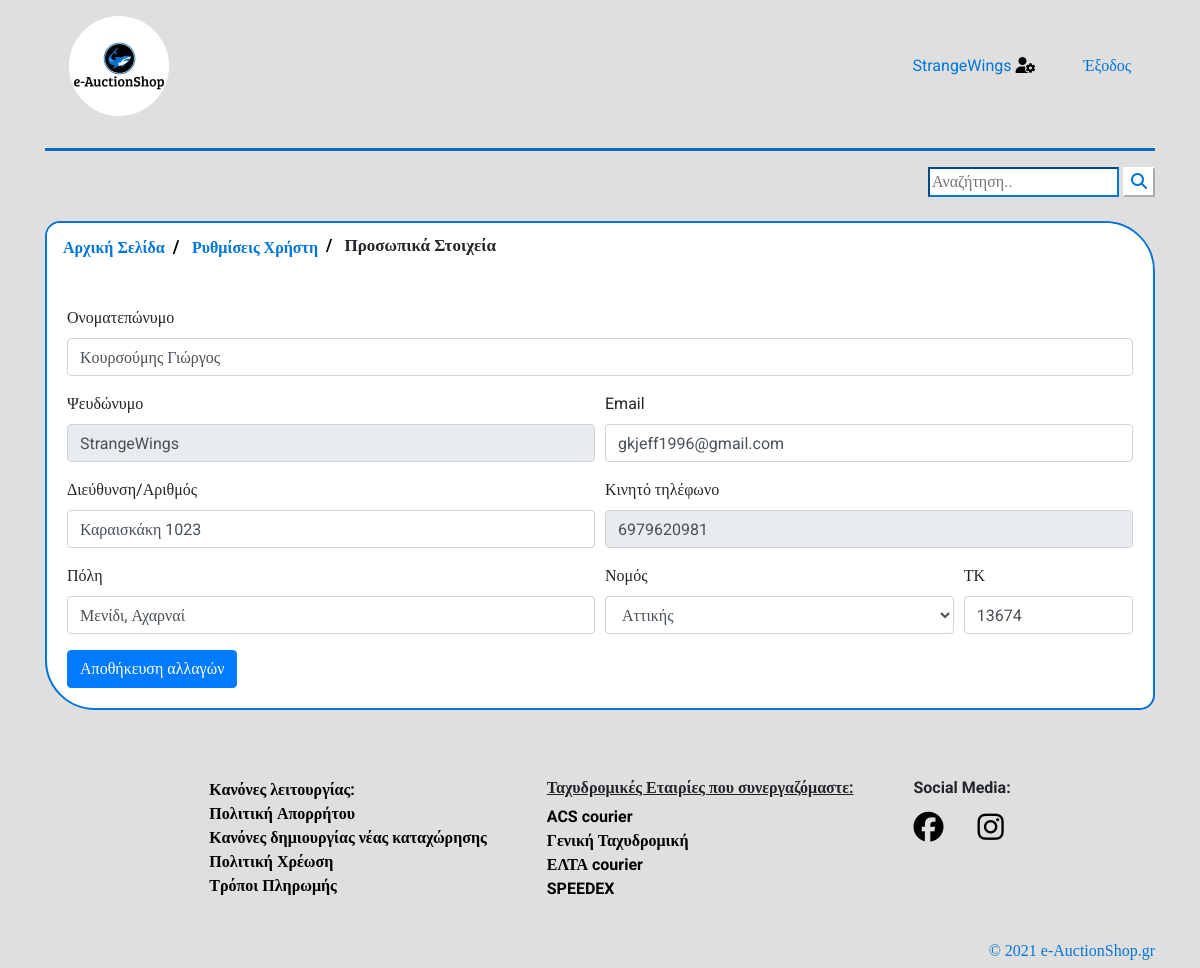
The app's page /personal_info_settings.php (signed in) with its own data.
### tables this page shows
CREATE TABLE IF NOT EXISTS `user_info` (
  `uuid` int(11) NOT NULL AUTO_INCREMENT,
  `username` varchar(255) NOT NULL,
  `email` varchar(255) NOT NULL,
  `pw` varchar(255) NOT NULL,
  `full_name` varchar(255) NOT NULL,
  `address_numb` varchar(255) NOT NULL,
  `phone` varchar(255) NOT NULL,
  `city` varchar(255) NOT NULL,
  `district` varchar(255) NOT NULL,
  `TK` varchar(255) NOT NULL,
  `registration_date` varchar(255) NOT NULL,
  PRIMARY KEY (`uuid`),
  UNIQUE KEY `uuid` (`uuid`)
);

### uuid_search.php (called while the page is built, shortened)
<?php
    require 'db_connection.php';
    if (isset($_SESSION['username'])) {
        $search_id = ("SELECT uuid FROM user_info WHERE username = '".$_SESSION['username']."'");
        $result_id = mysqli_query($connection, $search_id);
        $row_id = mysqli_fetch_assoc($result_id);
        $str_id = $row_id['uuid'];
        $uuid = (int)$str_id;
    }
?>

### personal_info_settings.php (the view, shortened to what this page needs)
<!DOCTYPE html>
<html lang='en'>
<head>
    <link rel='stylesheet' href='https://maxcdn.bootstrapcdn.com/bootstrap/4.5.2/css/bootstrap.min.css'>
    <link href='style.css' type='text/css' rel='stylesheet'>
    <link rel='stylesheet' href='//use.fontawesome.com/releases/v5.0.7/css/all.css'>
</head>
<body>
<?php
    require 'header_loggedin.php';
    require 'uuid_search.php';
?>
<?php
$search_info = "SELECT * FROM user_info WHERE uuid='$uuid'";
$history_result = mysqli_query($connection, $search_info);
$row = mysqli_fetch_assoc($history_result);
echo "
<div class='container mt-4'>
<div class='generalContainer roundedForms'>
<ul class='breadcrumb'>
    <li><a href='index.php' class='category-links'>Αρχική Σελίδα</a></li>
    <li><a href='user_settings.php' class='category-links'>Ρυθμίσεις Χρήστη</a></li>
    <li style='font-size:17px;'><b>Προσωπικά Στοιχεία</b></li>
</ul>
<form name='personalInfo_form' id='personalInfo_form' action='changeInfo_backend.php' method='post' style='padding: 20px;'>
    <div class='form-group'>
        <label for='inputName'>Ονοματεπώνυμο</label>
        <input type='text' class='form-control'  name='inputName' id='inputName' placeholder='' value= '$row[full_name]' required>
    </div>
    <div class='form-row'>
        <div class='form-group col-md-6'>
            <label for='inputUsername'>Ψευδώνυμο</label>
            <input type='text' class='form-control' name='inputUsername' id='inputUsername' placeholder='' value= '$row[username]' disabled required>
        </div>
            <div class='form-group col-md-6'>
            <label for='inputPassword'>Email</label>
        <input type='email' class='form-control' name='inputEmail' id='inputEmail' placeholder='' value= '$row[email]' required>
        </div>
    </div>
    <div class='form-row'>
        <div class='form-group col-md-6'>
            <label for='inputAddress'>Διεύθυνση/Αριθμός</label>
            <input type='text' class='form-control' name='inputAddress' id='inputAddress' placeholder='' value= '$row[address_numb]' required>
        </div>
            <div class='form-group col-md-6'>
            <label for='inputPhoneNumber'>Κινητό τηλέφωνο</label>
        <input type='text' class='form-control' name='inputPhoneNumber' id='inputPhoneNumber' placeholder='+30' value='$row[phone]' disabled required>
        </div>
    </div>
    <div class='form-row'>
        <div class='form-group col-md-6'>
            <label for='inputCity'>Πόλη</label>
            <input type='text' class='form-control' name='inputCity' id='inputCity' value= '$row[city]' required>
        </div>
        <div class='form-group col-md-4'>
            <label for='inputNomo'>Νομός</label>
            <select name='inputNomo' id='inputNomo' class='form-control'>
                <option selected> $row[district]</option>";
            echo "
            </select>
        </div>
        <div class='form-group col-md-2'>
            <label for='inputTK'>ΤΚ</label>
            <input type='text' class='form-control' name='inputΤΚ' id='inputΤΚ' value='$row[TK]' required>
        </div>
    </div>
    <button type='submit'  class='btn btn-primary' >Αποθήκευση αλλαγών</button>
</form>
</div>
</div>
<div
    id='alertBox_S'
    class= 'container mt-4'
    style= 'background-color: white;
            text-align: center;
            width:300px;
            border-radius: 15px 50px;
            border: 2px solid #0AD802;
            display: none;'>
    <h6 style='font-size: 25px; padding-top: 8px; color: #000;'><i class='far fa-check-circle'  style='color: #0AD802';> Οι αλλαγές αποθηκεύτηκαν με επιτυχία.</i></h6>
</div>
<div
    id='alertBox_F'
    class= 'container mt-4'
    style= 'background-color: white;
            text-align: center;
            width:300px;
            border-radius: 15px 50px;
            border: 2px solid #d8020a;
            display: none;'>
    <h6 style='font-size: 25px; padding-top: 8px;'><i class='fas fa-exclamation-triangle'> Δεν έγινε η αλλαγή των στοιχείων σας. Δοκιμάστε αργότερα.</i></h6>
</div>
";
    require 'footer.php';
?>
</body>
</html>

### style.css (style rules this page uses)
body { font-family: 'Roboto', 'sans-serif', 'Times New Roman', 'Times', 'serif'; background-color: #dfdfdf; }
.generalContainer { background-color: #fff ; overflow: hidden; }
.category-links { font-size: 16px; color: #000; transition: 200ms; font-weight: bold; }
.roundedForms { border-radius: 15px 50px; border: 2px solid #0275d8; }
ul.breadcrumb { padding: 10px 16px; list-style: none; background-color: #fff; }
ul.breadcrumb li { display: inline; font-size: 18px; }
ul.breadcrumb li+li:before { padding: 8px; color: black; content: "/\00a0"; font-weight: bold; }
ul.breadcrumb li a { color: #0275d8; text-decoration: none; }

### records on screen
user_info: inputName "Κουρσούμης Γιώργος", inputUsername "StrangeWings", inputEmail "gkjeff1996@gmail.com", inputAddress "Καραισκάκη 1023", inputPhoneNumber "6979620981", inputCity "Μενίδι, Αχαρναί", inputNomo "Αττικής", inputΤΚ "13674"

### other values on screen
$_SESSION['username'] "StrangeWings"
